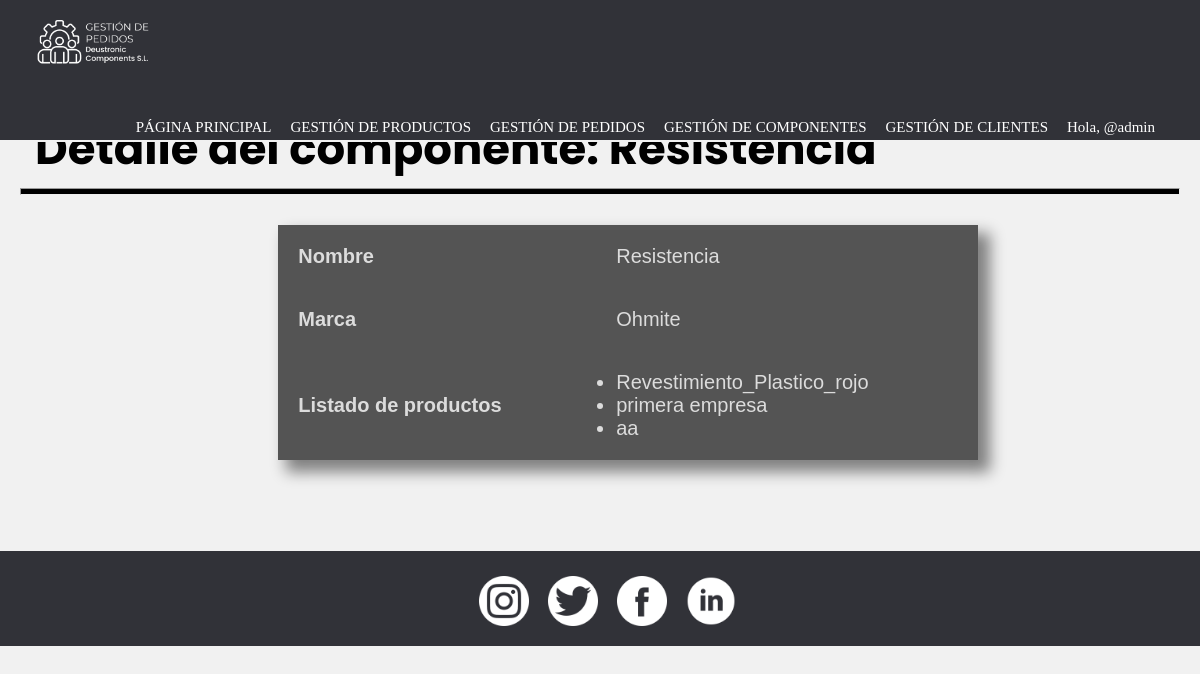
Page /gestionDePedidos/detalleComponente/3/ (signed in) on the committed database.
### appGestionDePedidos/models.py (models this page shows, shortened)
class Componente(models.Model):
    nombre = models.CharField(max_length=50)
    marca = models.CharField(max_length=50)

class Consta(models.Model):
    producto = models.ForeignKey(Producto, on_delete=models.CASCADE)
    componente = models.ForeignKey(Componente, on_delete=models.CASCADE)

class Producto(models.Model):
    precio = models.IntegerField()
    nombre = models.CharField(max_length=50)
    descripcion = models.TextField(max_length=50)
    categoria = models.CharField(max_length=50)
    componentes = models.ManyToManyField(Componente, through = 'Consta') #esto nos crea la tabla intermedia de la n-m invisible producto-componente
    def __str__(self):
        return self.nombre

### appGestionDePedidos/views.py (the view)
# urls.py: path('detalleComponente/<int:pk>/', ComponenteDetailView.as_view(), name = 'detalleComponente'),
class ComponenteDetailView(PermissionRequiredMixin, DetailView):
        permission_required = 'appGestionDePedidos.view_componente'
        model = Componente
        template_name = 'detalleComponente.html'
        context_object_name = 'detalle_componente'

### appGestionDePedidos/templates/detalleComponente.html
{% extends "base.html" %}
{% load static %}
{% block content %}
    <header>
        <h2 class="pagSecundarias">Detalle del componente: {{detalle_componente.nombre}}</h2>
        <hr>
    </header>
    <div class="detalle">
        <table>
            <tr>
                <th>Nombre</th>
                <td>{{ detalle_componente.nombre }}</td>
            </tr>
            <tr>
                <th>Marca</th>
                <td>{{ detalle_componente.marca }}</td>
            </tr>
            <tr>
                <th>Listado de productos</th>
                <td>
                    {% if detalle_componente.consta_set.all %}
                        <ul>
                            {% for productos in detalle_componente.consta_set.all %}
                                <li>{{productos.producto}}</li>
                            {% endfor %}
                        </ul>
                    {% else %}
                        <h4>No se han asignado productos para este componente</h4>
                        {% if perms.appGestionDePedidos.add_consta %}
                            <p>Para asignar un producto haga click <a href="{% url 'anyadirComponenteProducto' %}">aquí</a></p>
                        {% endif %}
                    {% endif %}
                </td>
            </tr>
        </table>
    </div>
{% endblock %}

### appGestionDePedidos/templates/base.html (shortened to what this page needs)
<!DOCTYPE html>
{% load static %}
<html lang="es">
<head>
    <link rel="stylesheet" href="{% static 'CSS/style.css' %}?{% now 'U' %}">
</head>
<body>
    <header>
        <div class="nav-fijado">
            <nav class="menu">
                <img src="{% static 'IMG/logo_nav.png' %}" alt="Logo" width="150px">
                <ul>
                    <li><a href="{% url 'pagPrincipal' %}">PÁGINA PRINCIPAL</a></li>
                    <li><a href="">GESTIÓN DE PRODUCTOS</a>
                    </li>
                    <li><a href="">GESTIÓN DE PEDIDOS</a>
                    </li>
                    <li><a href="">GESTIÓN DE COMPONENTES</a>
                    </li>
                    <li><a href="">GESTIÓN DE CLIENTES</a>
                    </li>
                    {% if user.is_authenticated %}
                        <li>
                            <p>Hola, @{{ user.username }}</p>
                        </li>
                    {% else %}
                        <li>
                            <a href="{% url 'login' %}" title="Iniciar sesión"><img src="{% static 'IMG/iniciar_sesion.png' %}" width="25px" height="25px"></a>
                        </li>
                    {% endif %}
                </ul>
            </nav>
        </div>
    </header>
    <main>
        {% block content %}{% endblock %}
    </main>
    <footer class="pie">
        <a href="https://www.instagram.com/?hl=es" title="Instagram"><img src="{% static 'IMG/instagram.png' %}" alt="Intagram" width="50px" height="50px"></a>
        <a href="https://twitter.com/?lang=es" title="Twitter"><img src="{% static 'IMG/twitter.png' %}"alt="Twitter" width="50px" height="50px"></a>
        <a href="https://es-es.facebook.com/" title="Facebook"><img src="{% static 'IMG/facebook.png' %}" alt="Facebook" width="50px" height="50px"></a>
        <a href="https://es.linkedin.com/" title="LinkedIn"><img src="{% static 'IMG/linkedin.png' %}" alt="LinkedIn" width="50px" height="50px"></a>
    </footer>
</body>
</html>

### appGestionDePedidos/static/CSS/style.css (style rules this page uses)
* { padding: 0; margin: 0; }
.nav-fijado { width: 100%; position: fixed; z-index: 1; border-bottom: 2px solid rgb(241, 241, 241); background-color: #313238; }
.menu { margin-left: auto; margin-right: auto; font-family: "calibri"; width: 100%; }
.menu img { float: left; padding-top: 0px; padding-left: 15px; padding-bottom: 0px; }
.menu ul { margin: auto; list-style: none; padding-right: 30px; float: right; }
.menu li { display: inline-block; }
.menu li a { text-decoration: none; color: white; font-size: 15px; padding-top: 30px; padding-right: 15px; transition: color 0.4s; display: table-cell; vertical-align: middle; }
.menu li p { text-decoration: none; color: white; font-size: 15px; padding-top: 35px; padding-right: 15px; display: table-cell; vertical-align: middle; }
.pie { background-color: #313238; height: 95px; width: 100%; text-align: center; clear: right; clear: left; }
.pie img { margin-left: 15px; margin-top: 25px; }
body { height: 100%; background-color: rgb(241, 241, 241); }
main { min-height: 521px; height: 100%; padding: 15px; }
main h2 { padding: 20px; font-family: "poppins", Arial, Helvetica, sans-serif; font-size: 45px; color: black; }
.pagSecundarias { padding-top: 100px; }
hr { margin: auto; margin-top: -15px; height: 5px; width: 99%; background-color: black; }
.detalle { padding: 30px; width: 55%; margin: auto; }
.detalle table { border-collapse: collapse; border-spacing: 0; box-shadow: 10px 10px 14px 2px rgba(0,0,0,0.47); font-family: "calibri", Verdana, Geneva, Tahoma, sans-serif; font-size: 20px; color: gainsboro; width: 700px; text-align: left; background-color: rgba(0, 0, 0, 0.65); }
.detalle tr { transition: background-color 1s; }
.detalle th, td { padding: 20px; }

### rows in the picture
Componente: nombre "Resistencia", marca "Ohmite"
Consta: producto "Revestimiento_Plastico_rojo"
Consta: producto "primera empresa"
Consta: producto "aa"

### other values in the picture
{{ user.username }} "admin"
